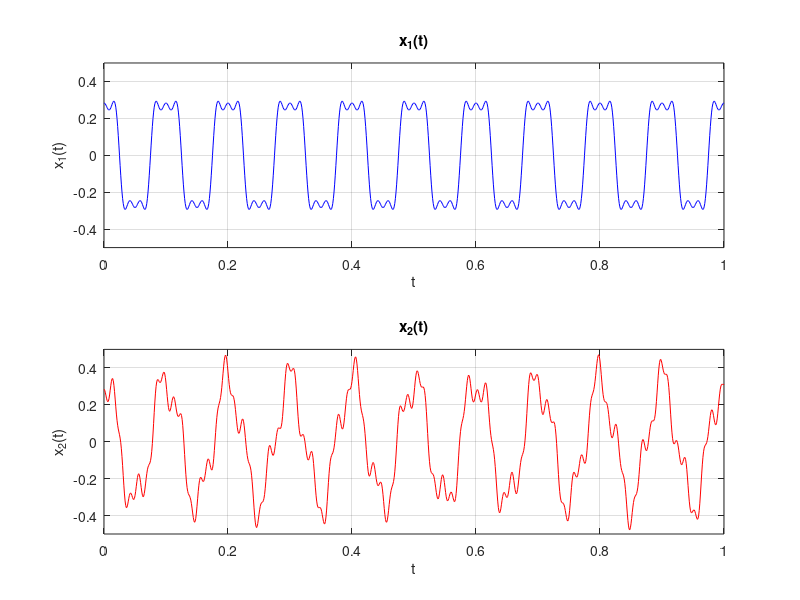

Write the MATLAB code that produced this figure.
%% LAB 5 - ETN1015
%% 1. Simulaciones de la fig. 4.3
%Datos 
t=0:0.001:1;                         %t varia de 0 a 1
Fo=10;                               %Fo = 10[Hz]
%% x1(t):
x1=(1/3)*cos(2*pi*Fo.*t)-(1/10)*cos(2*pi*3*Fo.*t)+(1/20)*cos(2*pi*5*Fo.*t);
%grafica de x1(t)
subplot(2,1,1)
plot(t,x1,'b')
title('x_1(t)')
ylim([-0.5 0.5])
ylabel('x_1(t)')
xlabel('t')
grid on
hold on

%% x2(t):
x2=(1/3)*cos(2*pi*Fo.*t)-(1/10)*cos(2*pi*sqrt(8)*Fo.*t)+(1/20)*cos(2*pi*sqrt(51)*Fo.*t);
% grafica de x2(t)
subplot(2,1,2)
plot(t,x2,'r')                   
title('x_2(t)')
ylim([-0.5 0.5])
ylabel('x_2(t)')
xlabel('t')
grid on
